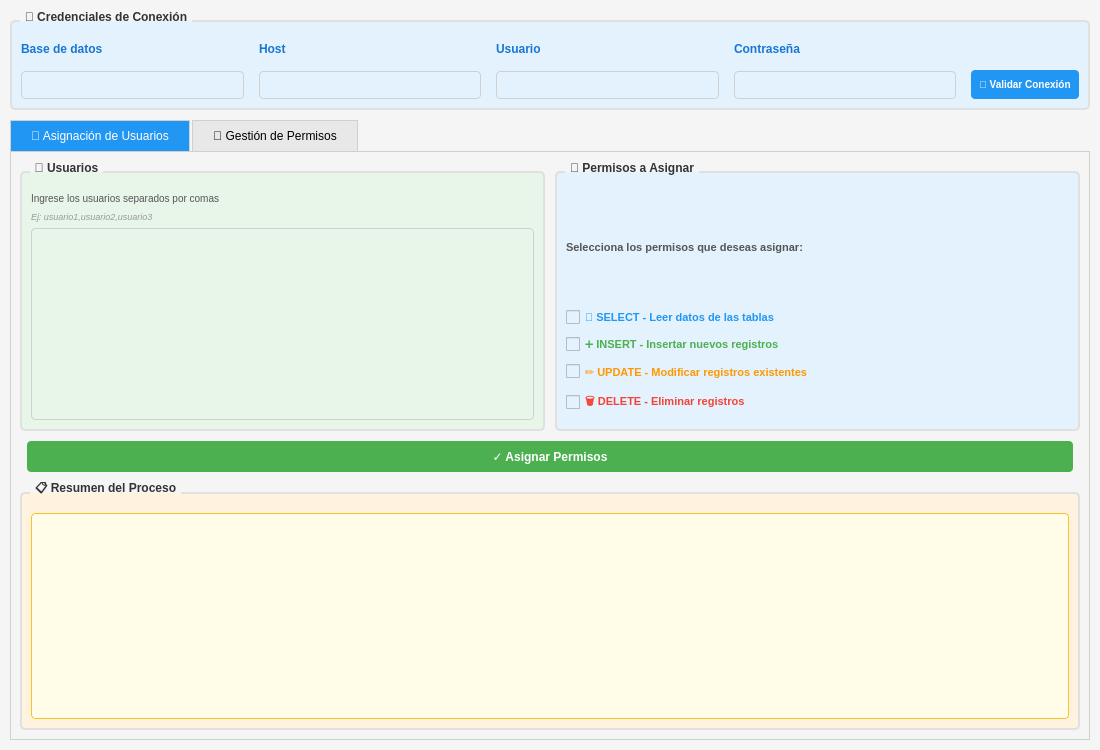
<?xml version="1.0" encoding="UTF-8"?>
<ui version="4.0">
 <class>validateDialogBase</class>
 <widget class="QDialog" name="validateDialogBase">
  <property name="geometry">
   <rect>
    <x>0</x>
    <y>0</y>
    <width>1100</width>
    <height>750</height>
   </rect>
  </property>
  <property name="windowTitle">
   <string>Gestión de Permisos - Asignación SIG v3.3</string>
  </property>
  <property name="styleSheet">
   <string>QDialog {
    background-color: #f5f5f5;
}
QGroupBox {
    border: 2px solid #e0e0e0;
    border-radius: 5px;
    margin-top: 10px;
    padding-top: 10px;
    font-weight: bold;
    color: #333;
}
QGroupBox::title {
    subcontrol-origin: margin;
    left: 10px;
    padding: 0 3px 0 3px;
}
QLineEdit, QTextEdit {
    border: 1px solid #d0d0d0;
    border-radius: 4px;
    padding: 5px;
    background-color: white;
}
QPushButton {
    border-radius: 4px;
    padding: 8px;
    font-weight: bold;
    color: white;
    border: none;
}
QPushButton:hover {
    opacity: 0.9;
}
QPushButton:pressed {
    opacity: 0.8;
}
QTabWidget::pane {
    border: 1px solid #d0d0d0;
}
QTabBar::tab {
    background-color: #e8e8e8;
    padding: 8px 20px;
    margin-right: 2px;
    border: 1px solid #d0d0d0;
    border-bottom: none;
}
QTabBar::tab:selected {
    background-color: #2196F3;
    color: white;
}
QLabel {
    color: #333;
}
QTableWidget {
    border: 1px solid #d0d0d0;
    border-radius: 4px;
    background-color: white;
}
QHeaderView::section {
    background-color: #2196F3;
    color: white;
    padding: 5px;
    border: none;
    font-weight: bold;
}
QListWidget {
    border: 1px solid #d0d0d0;
    border-radius: 4px;
    background-color: white;
}
QCheckBox {
    color: #333;
    spacing: 5px;
}</string>
  </property>
  <layout class="QVBoxLayout" name="mainLayout">
   <property name="spacing">
    <number>10</number>
   </property>
   <property name="leftMargin">
    <number>10</number>
   </property>
   <property name="topMargin">
    <number>10</number>
   </property>
   <property name="rightMargin">
    <number>10</number>
   </property>
   <property name="bottomMargin">
    <number>10</number>
   </property>
   <item>
    <widget class="QgsCollapsibleGroupBox" name="credentialsGroup">
     <property name="title">
      <string>🔐 Credenciales de Conexión</string>
     </property>
     <property name="collapsed">
      <bool>false</bool>
     </property>
     <property name="styleSheet">
      <string>background-color: #e3f2fd;</string>
     </property>
     <layout class="QHBoxLayout" name="credentialsLayout">
      <property name="spacing">
       <number>15</number>
      </property>
      <item>
       <layout class="QVBoxLayout">
        <item>
         <widget class="QLabel">
          <property name="text">
           <string>Base de datos</string>
          </property>
          <property name="styleSheet">
           <string>font-weight: bold; color: #1976D2;</string>
          </property>
         </widget>
        </item>
        <item>
         <widget class="QLineEdit" name="LEbd"/>
        </item>
       </layout>
      </item>
      <item>
       <layout class="QVBoxLayout">
        <item>
         <widget class="QLabel">
          <property name="text">
           <string>Host</string>
          </property>
          <property name="styleSheet">
           <string>font-weight: bold; color: #1976D2;</string>
          </property>
         </widget>
        </item>
        <item>
         <widget class="QLineEdit" name="LEhost"/>
        </item>
       </layout>
      </item>
      <item>
       <layout class="QVBoxLayout">
        <item>
         <widget class="QLabel">
          <property name="text">
           <string>Usuario</string>
          </property>
          <property name="styleSheet">
           <string>font-weight: bold; color: #1976D2;</string>
          </property>
         </widget>
        </item>
        <item>
         <widget class="QLineEdit" name="LEusuario"/>
        </item>
       </layout>
      </item>
      <item>
       <layout class="QVBoxLayout">
        <item>
         <widget class="QLabel">
          <property name="text">
           <string>Contraseña</string>
          </property>
          <property name="styleSheet">
           <string>font-weight: bold; color: #1976D2;</string>
          </property>
         </widget>
        </item>
        <item>
         <widget class="QgsPasswordLineEdit" name="QPLEcontrasena"/>
        </item>
       </layout>
      </item>
      <item>
       <layout class="QVBoxLayout">
        <item>
         <widget class="QLabel">
          <property name="text">
           <string> </string>
          </property>
         </widget>
        </item>
        <item>
         <widget class="QPushButton" name="PBvalidarConexion">
          <property name="text">
           <string>🔗 Validar Conexión</string>
          </property>
          <property name="minimumHeight">
           <number>35</number>
          </property>
          <property name="minimumWidth">
           <number>140</number>
          </property>
          <property name="styleSheet">
           <string>background-color: #2196F3; color: white; font-weight: bold; font-size: 10px; border-radius: 4px;</string>
          </property>
         </widget>
        </item>
       </layout>
      </item>
     </layout>
    </widget>
   </item>
   <item>
    <widget class="QTabWidget" name="tabWidget">
     <property name="currentIndex">
      <number>0</number>
     </property>
     <widget class="QWidget" name="asignacionTab">
      <attribute name="title">
       <string>👥 Asignación de Usuarios</string>
      </attribute>
      <layout class="QVBoxLayout">
       <property name="spacing">
        <number>10</number>
       </property>
       <item>
        <layout class="QHBoxLayout" stretch="1,1">
         <item>
          <widget class="QGroupBox" name="usuariosGroupBox">
           <property name="title">
            <string>👤 Usuarios</string>
           </property>
           <property name="styleSheet">
            <string>background-color: #e8f5e9;</string>
           </property>
           <layout class="QVBoxLayout">
            <item>
             <widget class="QLabel">
              <property name="text">
               <string>Ingrese los usuarios separados por comas</string>
              </property>
              <property name="styleSheet">
               <string>color: #555; font-size: 10px;</string>
              </property>
             </widget>
            </item>
            <item>
             <widget class="QLabel">
              <property name="text">
               <string>Ej: usuario1,usuario2,usuario3</string>
              </property>
              <property name="styleSheet">
               <string>color: #999; font-size: 9px; font-style: italic;</string>
              </property>
             </widget>
            </item>
            <item>
             <widget class="QTextEdit" name="TXEusuarios">
              <property name="minimumHeight">
               <number>120</number>
              </property>
             </widget>
            </item>
           </layout>
          </widget>
         </item>
         <item>
          <widget class="QGroupBox" name="permisosAsignacionGroupBox">
           <property name="title">
            <string>🔐 Permisos a Asignar</string>
           </property>
           <property name="styleSheet">
            <string>background-color: #e3f2fd;</string>
           </property>
           <layout class="QVBoxLayout">
            <item>
             <widget class="QLabel">
              <property name="text">
               <string>Selecciona los permisos que deseas asignar:</string>
              </property>
              <property name="styleSheet">
               <string>color: #555; font-weight: bold; font-size: 11px;</string>
              </property>
             </widget>
            </item>
            <item>
             <layout class="QVBoxLayout" name="permisosAsignacionLayout">
              <property name="spacing">
               <number>12</number>
              </property>
              <item>
               <widget class="QCheckBox" name="checkAsignSELECT">
                <property name="text">
                 <string>📖 SELECT - Leer datos de las tablas</string>
                </property>
                <property name="styleSheet">
                 <string>color: #2196F3; font-weight: bold; font-size: 11px;</string>
                </property>
               </widget>
              </item>
              <item>
               <widget class="QCheckBox" name="checkAsignINSERT">
                <property name="text">
                 <string>➕ INSERT - Insertar nuevos registros</string>
                </property>
                <property name="styleSheet">
                 <string>color: #4CAF50; font-weight: bold; font-size: 11px;</string>
                </property>
               </widget>
              </item>
              <item>
               <widget class="QCheckBox" name="checkAsignUPDATE">
                <property name="text">
                 <string>✏️ UPDATE - Modificar registros existentes</string>
                </property>
                <property name="styleSheet">
                 <string>color: #FF9800; font-weight: bold; font-size: 11px;</string>
                </property>
               </widget>
              </item>
              <item>
               <widget class="QCheckBox" name="checkAsignDELETE">
                <property name="text">
                 <string>🗑️ DELETE - Eliminar registros</string>
                </property>
                <property name="styleSheet">
                 <string>color: #f44336; font-weight: bold; font-size: 11px;</string>
                </property>
               </widget>
              </item>
              <item>
               <spacer>
                <property name="orientation">
                 <enum>Qt::Vertical</enum>
                </property>
               </spacer>
              </item>
             </layout>
            </item>
           </layout>
          </widget>
         </item>
        </layout>
       </item>
       <item>
        <layout class="QHBoxLayout">
         <item>
          <spacer>
           <property name="orientation">
            <enum>Qt::Horizontal</enum>
           </property>
          </spacer>
         </item>
         <item>
          <widget class="QPushButton" name="PBasignacion">
           <property name="text">
            <string>✓ Asignar Permisos</string>
           </property>
           <property name="minimumHeight">
            <number>45</number>
           </property>
           <property name="minimumWidth">
            <number>200</number>
           </property>
           <property name="styleSheet">
            <string>background-color: #4CAF50; font-size: 12px; font-weight: bold;</string>
           </property>
          </widget>
         </item>
         <item>
          <spacer>
           <property name="orientation">
            <enum>Qt::Horizontal</enum>
           </property>
          </spacer>
         </item>
        </layout>
       </item>
       <item>
        <widget class="QGroupBox" name="resumenGroupBox">
         <property name="title">
          <string>📋 Resumen del Proceso</string>
         </property>
         <property name="styleSheet">
          <string>background-color: #fff3e0;</string>
         </property>
         <layout class="QVBoxLayout">
          <item>
           <widget class="QTextEdit" name="mostrarProceso">
            <property name="enabled">
             <bool>false</bool>
            </property>
            <property name="minimumHeight">
             <number>120</number>
            </property>
            <property name="styleSheet">
             <string>background-color: #fffde7; color: #333; border: 1px solid #fbc02d; border-radius: 4px;</string>
            </property>
           </widget>
          </item>
         </layout>
        </widget>
       </item>
      </layout>
     </widget>
     <widget class="QWidget" name="permisosTab">
      <attribute name="title">
       <string>🔑 Gestión de Permisos</string>
      </attribute>
      <layout class="QVBoxLayout">
       <property name="spacing">
        <number>10</number>
       </property>
       <item>
        <layout class="QHBoxLayout">
         <item>
          <widget class="QPushButton" name="PBvalidarPermisos">
           <property name="text">
            <string>🔄 Cargar Usuarios</string>
           </property>
           <property name="minimumHeight">
            <number>40</number>
           </property>
           <property name="styleSheet">
            <string>background-color: #2196F3; font-size: 11px;</string>
           </property>
          </widget>
         </item>
         <item>
          <spacer>
           <property name="orientation">
            <enum>Qt::Horizontal</enum>
           </property>
          </spacer>
         </item>
        </layout>
       </item>
       <item>
        <layout class="QHBoxLayout" name="permisosMainLayout" stretch="1,2">
         <item>
          <layout class="QVBoxLayout">
           <item>
            <widget class="QLabel">
             <property name="text">
              <string>👤 Usuarios</string>
             </property>
             <property name="styleSheet">
              <string>font-weight: bold; font-size: 13px; color: #1976D2;</string>
             </property>
            </widget>
           </item>
           <item>
            <widget class="QListWidget" name="listUsuariosPermisos">
             <property name="minimumWidth">
              <number>280</number>
             </property>
            </widget>
           </item>
           <item>
            <widget class="QPushButton" name="PBactualizarPermisos">
             <property name="text">
              <string>💾 Actualizar Permisos</string>
             </property>
             <property name="minimumHeight">
              <number>40</number>
             </property>
             <property name="styleSheet">
              <string>background-color: #4CAF50; font-size: 11px;</string>
             </property>
            </widget>
           </item>
           <item>
            <widget class="QPushButton" name="PBquitarTodosPermisos">
             <property name="text">
              <string>🚫 Quitar Todos</string>
             </property>
             <property name="minimumHeight">
              <number>40</number>
             </property>
             <property name="styleSheet">
              <string>background-color: #f44336; font-size: 11px;</string>
             </property>
            </widget>
           </item>
          </layout>
         </item>
         <item>
          <layout class="QVBoxLayout">
           <item>
            <widget class="QLabel">
             <property name="text">
              <string>🔐 Permisos en Tablas y Esquemas</string>
             </property>
             <property name="styleSheet">
              <string>font-weight: bold; font-size: 13px; color: #1976D2;</string>
             </property>
            </widget>
           </item>
           <item>
            <widget class="QGroupBox" name="permisosGroupBox">
             <property name="title">
              <string>Selecciona un usuario para ver/editar permisos</string>
             </property>
             <property name="styleSheet">
              <string>background-color: #f0f7ff;</string>
             </property>
             <layout class="QVBoxLayout">
              <item>
               <widget class="QLabel">
                <property name="text">
                 <string>Permisos Generales:</string>
                </property>
                <property name="styleSheet">
                 <string>font-weight: bold; color: #1976D2; font-size: 11px;</string>
                </property>
               </widget>
              </item>
              <item>
               <layout class="QGridLayout" name="permisosGridLayout">
                <property name="spacing">
                 <number>10</number>
                </property>
                <item row="0" column="0">
                 <widget class="QCheckBox" name="checkSELECT">
                  <property name="text">
                   <string>📖 SELECT</string>
                  </property>
                  <property name="styleSheet">
                   <string>color: #2196F3; font-weight: bold;</string>
                  </property>
                 </widget>
                </item>
                <item row="0" column="1">
                 <widget class="QCheckBox" name="checkINSERT">
                  <property name="text">
                   <string>➕ INSERT</string>
                  </property>
                  <property name="styleSheet">
                   <string>color: #4CAF50; font-weight: bold;</string>
                  </property>
                 </widget>
                </item>
                <item row="1" column="0">
                 <widget class="QCheckBox" name="checkUPDATE">
                  <property name="text">
                   <string>✏️ UPDATE</string>
                  </property>
                  <property name="styleSheet">
                   <string>color: #FF9800; font-weight: bold;</string>
                  </property>
                 </widget>
                </item>
                <item row="1" column="1">
                 <widget class="QCheckBox" name="checkDELETE">
                  <property name="text">
                   <string>🗑️ DELETE</string>
                  </property>
                  <property name="styleSheet">
                   <string>color: #f44336; font-weight: bold;</string>
                  </property>
                 </widget>
                </item>
               </layout>
              </item>
              <item>
               <widget class="QLabel">
                <property name="text">
                 <string>Detalle por Tabla:</string>
                </property>
                <property name="styleSheet">
                 <string>font-weight: bold; color: #1976D2; font-size: 11px; margin-top: 10px;</string>
                </property>
               </widget>
              </item>
              <item>
               <widget class="QTableWidget" name="tablasPermisosTable">
                <property name="minimumHeight">
                 <number>180</number>
                </property>
                <property name="columnCount">
                 <number>6</number>
                </property>
                <property name="rowCount">
                 <number>0</number>
                </property>
                <attribute name="horizontalHeaderStretchLastSection">
                 <bool>true</bool>
                </attribute>
                <column>
                 <property name="text">
                  <string>Esquema</string>
                 </property>
                </column>
                <column>
                 <property name="text">
                  <string>Tabla</string>
                 </property>
                </column>
                <column>
                 <property name="text">
                  <string>SELECT</string>
                 </property>
                </column>
                <column>
                 <property name="text">
                  <string>INSERT</string>
                 </property>
                </column>
                <column>
                 <property name="text">
                  <string>UPDATE</string>
                 </property>
                </column>
                <column>
                 <property name="text">
                  <string>DELETE</string>
                 </property>
                </column>
               </widget>
              </item>
             </layout>
            </widget>
           </item>
          </layout>
         </item>
        </layout>
       </item>
      </layout>
     </widget>
    </widget>
   </item>
  </layout>
 </widget>
 <customwidgets>
  <customwidget>
   <class>QgsCollapsibleGroupBox</class>
   <extends>QGroupBox</extends>
   <header>qgscollapsiblegroupbox.h</header>
   <container>1</container>
  </customwidget>
  <customwidget>
   <class>QgsPasswordLineEdit</class>
   <extends>QLineEdit</extends>
   <header>qgspasswordlineedit.h</header>
  </customwidget>
 </customwidgets>
 <resources/>
 <connections/>
</ui>
